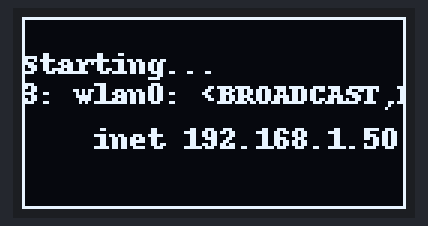
The program below on a simulated Raspberry Pi (BCM pin numbers). On the bench: 128×64 one-colour display. System figures (address, load, memory, disk, uptime) are fixed made-up values.

Above: at 0.3 s.

The program:

oled_display.py
```python
import os
import sys
import subprocess
import shlex
from luma.core.interface.serial import i2c
from luma.core.render import canvas
from luma.oled.device import ssd1306


serial = i2c(port=2, address=0x3C)
device = ssd1306(serial)


def print():
    command = "ip addr"
    test = subprocess.Popen(shlex.split(command), stdout=subprocess.PIPE)
    output = test.communicate()[0]


    with canvas(device) as draw:
        draw.rectangle(device.bounding_box, outline="white", fill="black")
        draw.text((0, 10), "Starting...", fill="white")
        draw.text((0, 20), output, fill="white")


if __name__ == '__main__':
    while True:
        print()
```
